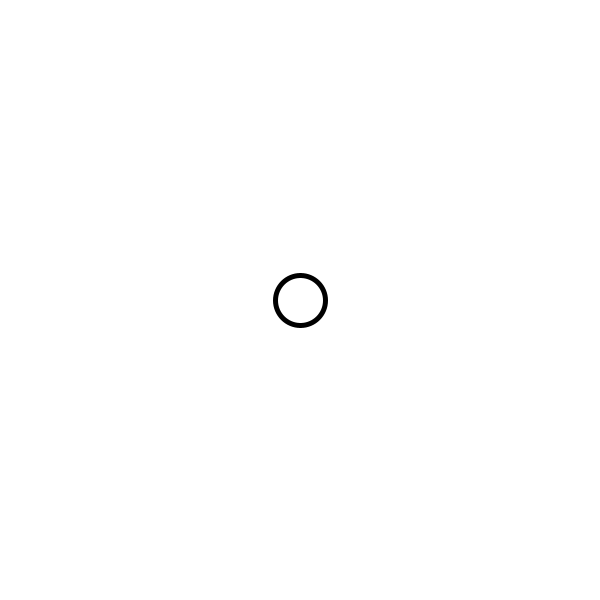
Frame 1 (no input)
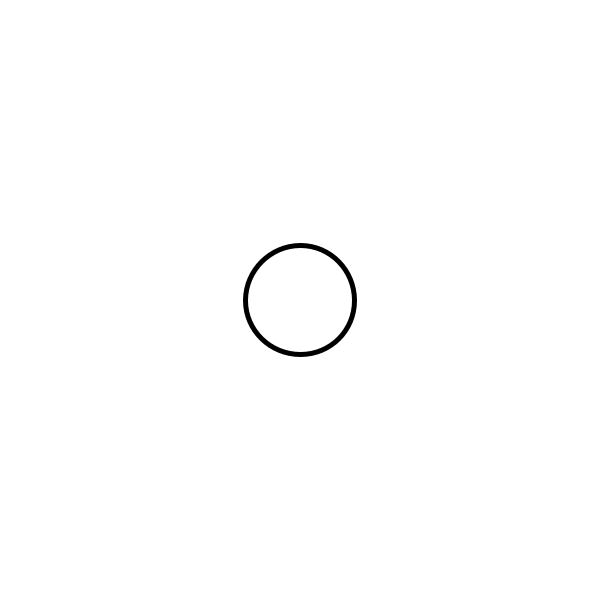
Frame 60 (the mouse pressed at the canvas centre just before this capture)
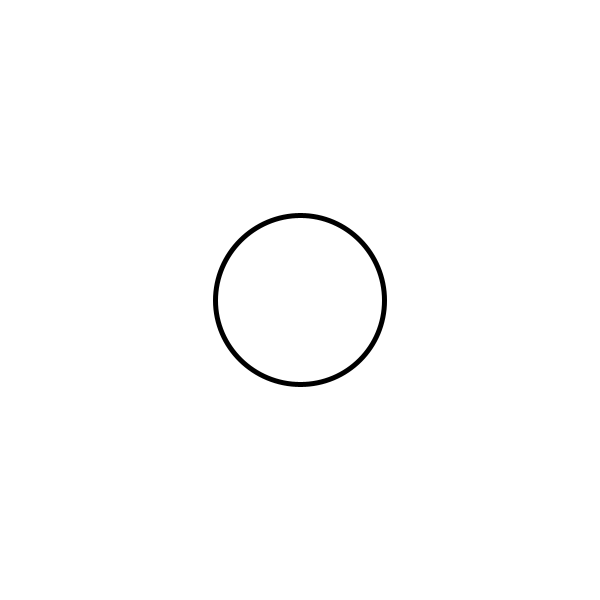
Frame 120 (the mouse held since frame 60 and released just before this capture)

The Processing sketch that drew these frames (run headless with seeded random() and noise(); from frame 60 on, the mouse is pressed at the canvas centre):

// Processing sketch: sketch_260220b
// ── sketch_260220b.pde
// Kimlong Chhun
//Animation

int w;
int y;
void setup() {
  size(600, 600);
  w = 50;
  y = 50;
  strokeWeight(5);
}

void draw() {
  background(255);
  ellipse(300, 300, w, y);
  w = w + 1;
  y = y + 1;
  if ( y > 800) {
    y = 0;
    w = 0;
  }
}
